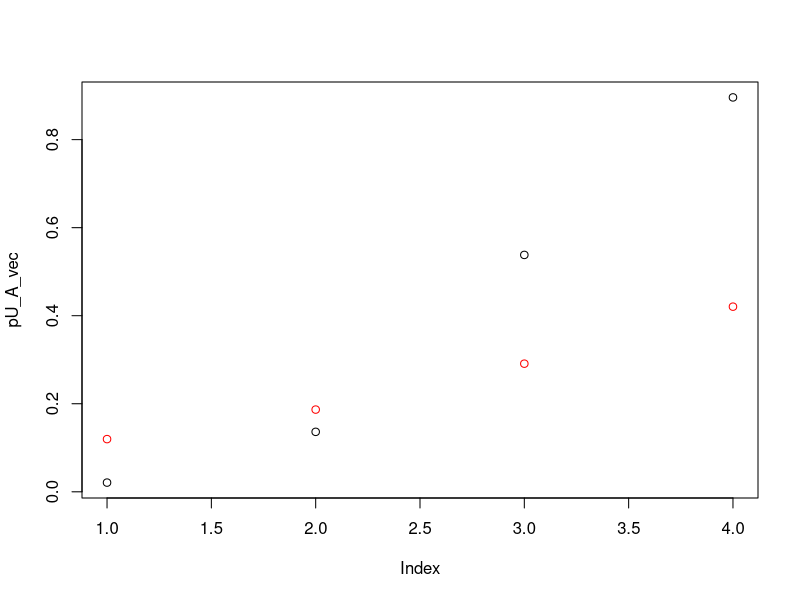
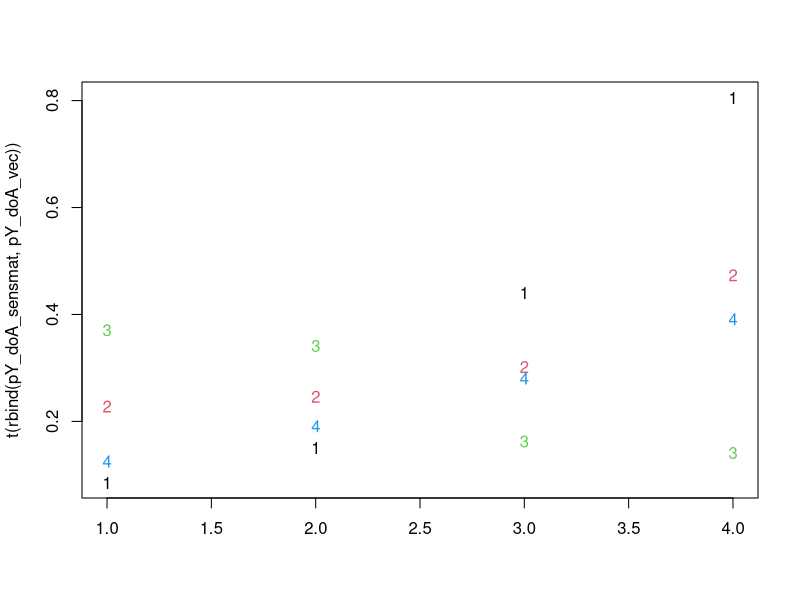

Write R code to recreate these figures, in order. (Note: this script raises an error after producing the figures.)
# Utilities

logistic <- function(x) 1 / (1 + exp(-x))
logit <- function(p) p / (1 - p)
odds2prob <- function(o) o / (1 + o)

# Global values

m_ <- 3
alpha0_ <- -1
alpha1_ <- 2
beta0_ <- -2
beta1_ <- 0.5
gamma0_ <- 0.2
piU_ <- 0.3

# Conditional distributions

pAk_U <- function(U){
  logistic(alpha0_ + alpha1_ * U)
}

oddsU_A <- function(A){
  piU_ / (1-piU_) * (pAk_U(1) / pAk_U(0))^sum(A) * ((1-pAk_U(1)) / (1-pAk_U(0)))^(m_ - sum(A))
}

pU_A <- function(A){
  odds2prob(oddsU_A(A))
}

pY_AU <- function(A, U){
  logistic(beta0_ + sum(beta1_ * A) + gamma0_ * U)
}

pY_A <- function(A){
  pU_A(A) * pY_AU(A, 1) + (1-pU_A(A)) * pY_AU(A, 0)
}

pY_doA <- function(A, condfun=pY_AU){
  piU_ * condfun(A, 1) + (1-piU_) * condfun(A, 0)
}




# Plot conditional distributions of U given A
A_classes <- list(c(0,0,0), c(0,0,1), c(0,1,1), c(1,1,1))
pU_A_vec <- sapply(A_classes, pU_A)
pY_A_vec <- sapply(A_classes, pY_A)
pY_doA_vec <- sapply(A_classes, pY_doA)

make_row <- function(p){
  c(1-p, p)
}

true_tabs <- function(A_classes){
 sapply(A_classes, function(A){ 
    row1prop <- make_row(pY_AU(A, 0))
    row2prop <- make_row(pY_AU(A, 1))
    rbind(row1prop * (1-pU_A(A)), row2prop * (pU_A(A)))
  })
}

plot(pU_A_vec)
points(pY_A_vec, col='red')

# Contingency table utilities

p11_bound <- function(pi1, pi2){
  c(max(0, pi1 + pi2 - 1), min(pi1, pi2))
}

rho <- function(p11, pi1, pi2) (p11 - pi1 * pi2) / sqrt(pi1 * (1-pi1) * pi2 * (1-pi2))

ctable_fill <- function(pi1, pi2, p11){
  p10 <- pi1 - p11
  p01 <- pi2 - p11
  p00 <- 1 - (p11 + p10 + p01)
  matrix(c(p00, p10, p01, p11), nr=2)
}

make_condfun <- function(piU, piY, p11){
  ct <- ctable_fill(piU, piY, p11)
  normalizer <- rowSums(ct)
  function(A, U){
    ct[U+1,2] / normalizer[U+1]
  }
}

# For each p(U, Y | A), calculate bounds on p11

num_sens <- 3
pY_doA_sensmat <- matrix(nc=0, nr=num_sens)
for(A_class in A_classes){
  piU <- pU_A(A_class)
  piY <- pY_A(A_class)
  pUY_bound <- p11_bound(piU, piY)
  print(pUY_bound)
  
  p11_seq <- seq(pUY_bound[1], pUY_bound[2], length.out=num_sens)
  tabs <- sapply(p11_seq, function(p11) ctable_fill(piU, piY, p11))
  rhos <- sapply(p11_seq, function(p11) rho(piU, piY, p11))
  print(rhos)
  pY_doA_sweep <- sapply(p11_seq, function(p11) pY_doA(A_class, make_condfun(piU, piY, p11)))
  
  pY_doA_sensmat <- cbind(pY_doA_sensmat, pY_doA_sweep)
  
  #mincor_condfun <- function(A, U) ctable_fill(piU, piY, pUY_bound[1])[U+1,2]
  #maxcor_condfun <- function(A, U) ctable_fill(piU, piY, pUY_bound[2])[U+1,2]
  #pY_doA_mincor <- c(pY_doA_mincor, pY_doA(A_class, mincor_condfun))
  #pY_doA_maxcor <- c(pY_doA_maxcor, pY_doA(A_class, maxcor_condfun))
}

matplot(t(rbind(pY_doA_sensmat, pY_doA_vec)))
#points(pY_doA_vec, pch=15, cex=2)


stop()

pp <- pY %*% t(pU)

print(rowSums(pp))
print(colSums(pp))

# Joe et al p 210
# max{0, p1 + p2 - 1} \leq p11 \leq min{p1, p2}

p11_seq <- seq(0, 0.2, length.out=20)



tabs <- sapply(p11_seq, function(pp11) ctable_fill(pY[2], pU[2], pp11))
rhos <- rho(p11_seq, pY[2], pU[2])
plot(p11_seq, rhos)

indep_rat <- (pY[2] * pU[2]) / (pY[1] * pU[1])
p_min <- min(pY[2], pU[2])
p_max <- max(pY[2], pU[2])

lo_cor <- max(-sqrt(indep_rat), -sqrt(1/indep_rat))
hi_cor <- sqrt((p_min * (1-p_max)) / (p_max * (1-p_min)))

print(c(lo_cor, hi_cor))